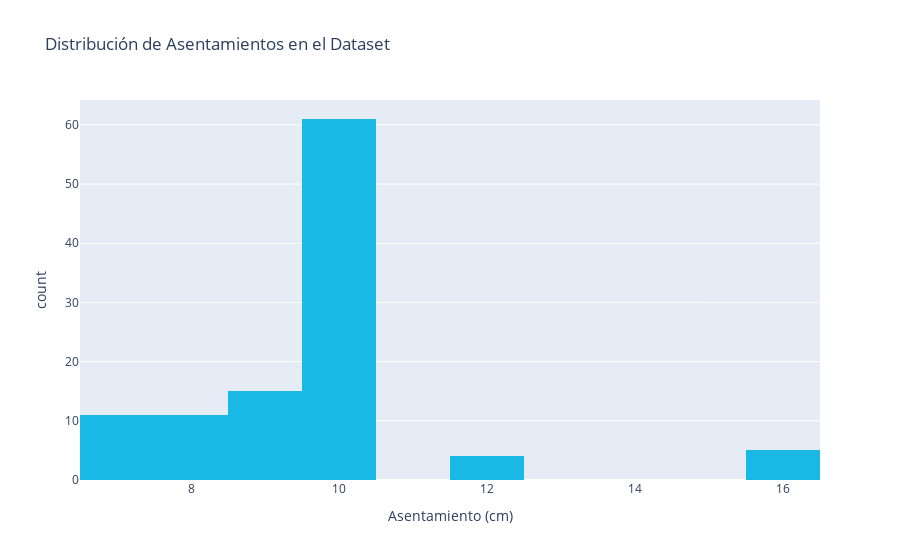
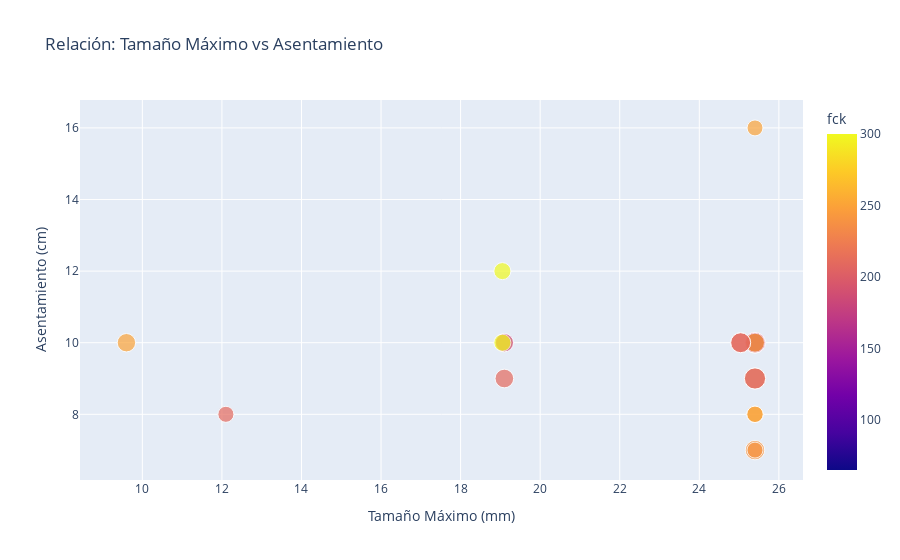
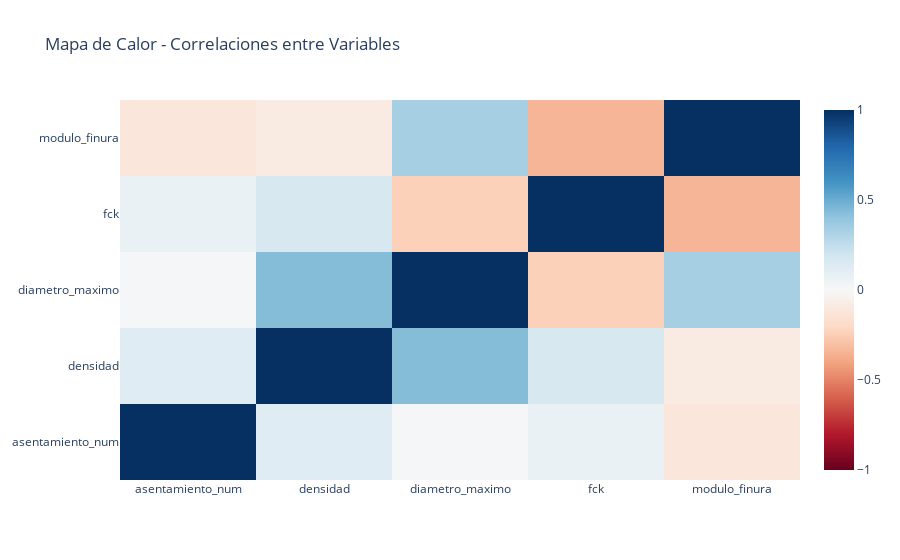

Write notebook code for charts like these, in order.
### Code cell
import pandas as pd
import numpy as np
import matplotlib.pyplot as plt
import seaborn as sns
from sklearn.model_selection import train_test_split
from sklearn.linear_model import LinearRegression
from sklearn.tree import DecisionTreeRegressor
from sklearn.ensemble import RandomForestRegressor
from sklearn.metrics import mean_absolute_error, r2_score
import plotly.express as px
import plotly.graph_objects as go
from plotly.subplots import make_subplots

# Importar nuestras funciones personalizadas
from funciones_calculohormigon import *

df=pd.read_csv('datos_lab_mejor.csv')

#preparar los datos para machine learning
#def preparar_datos(df):
#    '''
#    '''
#    df_ml=df.copy()
#    df_ml['asentamiento_num']=df_ml['asentamiento'].apply(procesar_asentamiento_str)

# Función para preparar datos para machine learning
def preparar_datos_ml(df):
    """
    Prepara el dataset para entrenar modelos de ML
    """
    # Filtrar solo datos relevantes para predicción
    df_ml = df.copy()
    
    # Limpiar asentamiento 
    df_ml['asentamiento_num'] = df_ml['asentamiento'].apply(procesar_asentamiento_str)
    
    # Filtrar filas con asentamiento válido
    df_ml = df_ml[df_ml['asentamiento_num'].notna()]
    
    # Seleccionar características para el modelo
    caracteristicas = ['densidad', 'peso_suelto', 'peso_compactado', 'diametro_maximo', 'fck', 'modulo_finura']
    
    # Crear dataset final para ML
    X = df_ml[caracteristicas].fillna(0)  # Llenar NaN con 0
    y = df_ml['asentamiento_num']
    
    print(f"DATOS LISTOS PARA ML:")
    print(f"   - Muestras: {len(X)}")
    print(f"   - Características: {list(X.columns)}")
    print(f"   - Rango asentamiento: {y.min():.1f} - {y.max():.1f} cm")
    
    return X, y, df_ml

# Preparar datos
X, y, df_ml = preparar_datos_ml(df)

# Mostrar distribución de asentamiento
print("\n📈 DISTRIBUCIÓN DE ASENTAMIENTO:")
print(y.describe())

# GRÁFICO 1: Distribución de asentamientos
fig1 = px.histogram(df_ml, x='asentamiento_num', 
                   title='Distribución de Asentamientos en el Dataset',
                   labels={'asentamiento_num': 'Asentamiento (cm)'},
                   color_discrete_sequence=["#19B9E5"])
fig1.show()



# Reemplazar NaN en modulo_finura con un valor por defecto (promedio)
modulo_finura_promedio = df_ml['modulo_finura'].mean()
df_ml_clean = df_ml.copy()
df_ml_clean['modulo_finura'] = df_ml_clean['modulo_finura'].fillna(modulo_finura_promedio)

print(f"   - NaN en modulo_finura: {df_ml['modulo_finura'].isna().sum()} → 0")
print(f"   - Valor promedio usado: {modulo_finura_promedio:.2f}")

#GRÁFICO 2: Asentamiento vs Tamaño Máximo - CON DATOS LIMPIOS
fig2 = px.scatter(df_ml_clean, x='diametro_maximo', y='asentamiento_num',
                 title='Relación: Tamaño Máximo vs Asentamiento',
                 labels={'diametro_maximo': 'Tamaño Máximo (mm)', 
                        'asentamiento_num': 'Asentamiento (cm)'},
                 color='fck', 
                 size='modulo_finura',
                 hover_data=['material'],
                 size_max=15)  # Limitar tamaño máximo

fig2.show()
#GRÁFICO 3: Mapa de calor de correlaciones
corr_matrix = df_ml[['asentamiento_num', 'densidad', 'diametro_maximo', 'fck', 'modulo_finura']].corr()

fig3 = go.Figure(data=go.Heatmap(
                   z=corr_matrix.values,
                   x=corr_matrix.columns,
                   y=corr_matrix.columns,
                   colorscale='RdBu',
                   zmin=-1, zmax=1,
                   hoverongaps=False))
fig3.update_layout(title='Mapa de Calor - Correlaciones entre Variables')
fig3.show()

### Figure 1 — Plotly figure (JSON) as saved in the notebook; plotly's stock layout.template omitted (floating-point values rounded to 4 significant figures)
{"data": [{"bingroup": "x", "hovertemplate": "Asentamiento (cm)=%{x}<br>count=%{y}<extra></extra>", "legendgroup": "", "marker": {"color": "#19B9E5", "pattern": {"shape": ""}}, "name": "", "orientation": "v", "showlegend": false, "type": "histogram", "x": [9.0, 9.0, 9.0, 9.0, 9.0, 8.0, 8.0, 8.0, 10.0, 10.0, 10.0, 10.0, 10.0, 10.0, 10.0, 8.0, 8.0, 8.0, 8.0, 10.0, 10.0, 10.0, 10.0, 10.0, 8.0, 8.0, 8.0, 8.0, 10.0, 10.0, 10.0, 10.0, 10.0, 10.0, 10.0, 10.0, 10.0, 10.0, 10.0, 10.0, 10.0, 10.0, 9.0, 9.0, 9.0, 9.0, 9.0, 9.0, 9.0, 16.0, 16.0, 16.0, 16.0, 16.0, 9.0, 9.0, 9.0, 7.0, 7.0, 7.0, 7.0, 7.0, 7.0, 7.0, 7.0, 7.0, 7.0, 7.0, 10.0, 10.0, 10.0, 10.0, 10.0, 10.0, 10.0, 10.0, 10.0, 10.0, 10.0, 10.0, 10.0, 10.0, 10.0, 10.0, 10.0, 10.0, 10.0, 12.0, 12.0, 12.0, 12.0, 10.0, 10.0, 10.0, 10.0, 10.0, 10.0, 10.0, 10.0, 10.0, 10.0, 10.0, 10.0, 10.0, 10.0, 10.0, 10.0], "xaxis": "x", "yaxis": "y"}], "layout": {"barmode": "relative", "legend": {"tracegroupgap": 0}, "title": {"text": "Distribución de Asentamientos en el Dataset"}, "xaxis": {"anchor": "y", "domain": [0, 1], "title": {"text": "Asentamiento (cm)"}}, "yaxis": {"anchor": "x", "domain": [0, 1], "title": {"text": "count"}}}}

### Figure 2 — Plotly figure (JSON) as saved in the notebook; plotly's stock layout.template omitted (floating-point values rounded to 4 significant figures)
{"data": [{"customdata": [["Cemento CPII-- F32 Yguazu"], ["Arena lavada"], ["Triturada 5ta"], ["Triturada 4ta"], ["Triturada 4ta, Triturada 5ta"], ["Cemento CP-C32 Yguazu"], ["Arena lavada"], ["Triturada 5ta"], ["Cemento CPlV-32"], ["Arena lavada"], ["Triturada 4ta"], ["Cemento Yguazú CPll-C32"], ["Arena lavada"], ["Triturada 5ta"], ["Triturada 4ta"], ["Cemento CP-C-32 Iguazú"], ["Arena lavada"], ["Triturada 5ta"], ["Triturada 4ta"], ["Cemento CPlV-32"], ["Arena lavada"], ["Triturada 4ta"], ["Arena lavada"], ["Triturada 4ta"], ["Cemento CPII-C40 Yguazu"], ["Arena lavada"], ["Triturada 5ta"], ["Triturada 4ta"], ["Cemento CPlV-32"], ["Arena lavada"], ["Triturada 4ta"], ["Triturada 6ta"], ["Cemento CPlV-32"], ["Arena lavada"], ["Triturada 4ta"], ["Triturada 6ta"], ["Cemento CPlV-32"], ["Arena lavada"], ["Triturada 4ta"], ["Arena lavada"], ["Triturada 5ta"], ["Plastinclair 500"], ["Cemento CP lV-32"], ["Arena lavada"], ["Triturada 6ta"], ["Triturada 5ta"], ["Triturada 4ta"], ["Arena Lavada"], ["Triturada 4ta Triturada 5ta"], ["Cemento CPV-ARI"], ["Arena lavada"], ["Triturada 5ta"], ["Triturada 4ta"], ["V-20H"], ["Cemento"], ["Arena lavada"], ["Triturada 5ta"], ["Cemento CPlV-32"], ["Arena lavada"], ["Triturada 5ta"], ["Triturada 4ta"], ["Triturada  4ta"], ["Cemento CPV-ARI"], ["Arena lavada"], ["Triturada 5ta"], ["Triturada 4ta"], ["Triturada  4ta"], ["V-20H"], ["Cemento PZ"], ["Arena lavada"], ["Triturada 5ta"], ["Triturada 4ta"], ["Triturada  4ta"], ["Cemento PZ"], ["Arena lavada"], ["Triturada 5ta"], ["Triturada 4ta"], ["Triturada  4ta"], ["Cemento Cecón  CP-32"], ["Arena lavada"], ["Triturada 5ta"], ["Triturada 4ta"], ["Triturada  4ta"], ["Cemento Cecón  CP-32"], ["Arena lavada"], ["Triturada 5ta"], ["Triturada 4ta"], ["Cemento Cecón  CP-32"], ["Arena lavada"], ["Triturada 5ta"], ["Triturada  5ta"], ["Cemento Cecón  CP-32"], ["Arena lavada"], ["Triturada 5ta"], ["Triturada  5ta"], ["Cemento CPIV-32 Pz"], ["Arena lavada"], ["Triturada 6ta"], ["Triturada 5ta"], ["Triturada 4ta"], ["Triturada  4ta"], ["Cemento CPIV-32 Pz"], ["Arena lavada"], ["Triturada 6ta"], ["Triturada 5ta"], ["Triturada 4ta"], ["Triturada  4ta"]], "hovertemplate": "Tamaño Máximo (mm)=%{x}<br>Asentamiento (cm)=%{y}<br>modulo_finura=%{marker.size}<br>material=%{customdata[0]}<br>fck=%{marker.color}<extra></extra>", "legendgroup": "", "marker": {"color": [250, 250, 250, 250, 250, 210, 210, 210, 150, 150, 150, 300, 300, 300, 300, 250, 250, 250, 250, 250, 250, 250, 250, 250, 250, 250, 250, 250, 180, 180, 180, 180, 65, 65, 65, 65, 180, 180, 180, 250, 250, 250, 200, 200, 200, 200, 200, 200, 200, 250, 250, 250, 250, 250, 210, 210, 210, 240, 240, 240, 240, 240, 240, 240, 240, 240, 240, 240, 210, 210, 210, 210, 210, 180, 180, 180, 180, 180, 250, 250, 250, 250, 250, 250, 250, 250, 250, 300, 300, 300, 300, 300, 300, 300, 300, 210, 210, 210, 210, 210, 210, 210, 210, 210, 210, 210, 210], "coloraxis": "coloraxis", "size": [2.69, 2.69, 2.69, 2.69, 2.69, 1.55, 1.55, 1.55, 2.03, 2.03, 2.03, 1.63, 1.63, 1.63, 1.63, 1.62, 1.62, 1.62, 1.62, 2.03, 2.03, 2.03, 2.03, 2.03, 1.62, 1.62, 1.62, 1.62, 2.03, 2.03, 2.03, 2.03, 2.03, 2.03, 2.03, 2.03, 2.03, 2.03, 2.03, 2.03, 2.03, 2.03, 2.7, 2.7, 2.7, 2.7, 2.7, 2.7, 2.7, 1.53, 1.53, 1.53, 1.53, 1.53, 2.09, 2.09, 2.09, 2.28, 2.28, 2.28, 2.28, 2.28, 1.53, 1.53, 1.53, 1.53, 1.53, 1.53, 2.58, 2.58, 2.58, 2.58, 2.58, 2.58, 2.58, 2.58, 2.58, 2.58, 2.17, 2.17, 2.17, 2.17, 2.17, 2.17, 2.17, 2.17, 2.17, 1.75, 1.75, 1.75, 1.75, 1.75, 1.75, 1.75, 1.75, 2.39, 2.39, 2.39, 2.39, 2.39, 2.39, 2.39, 2.39, 2.39, 2.39, 2.39, 2.39], "sizemode": "area", "sizeref": 0.012, "symbol": "circle"}, "mode": "markers", "name": "", "orientation": "v", "showlegend": false, "type": "scatter", "x": [NaN, NaN, NaN, NaN, 25.4, NaN, NaN, 12.1, NaN, NaN, 25.4, NaN, NaN, NaN, 19.1, NaN, NaN, NaN, 25.4, NaN, NaN, 25.4, NaN, 25.4, NaN, NaN, 25.4, NaN, NaN, NaN, 25.4, NaN, NaN, NaN, 25.4, NaN, NaN, NaN, 19.1, NaN, 9.6, NaN, NaN, NaN, NaN, NaN, NaN, NaN, 25.4, NaN, NaN, NaN, 25.4, NaN, NaN, NaN, 19.1, NaN, NaN, NaN, NaN, 25.4, NaN, NaN, NaN, NaN, 25.4, NaN, NaN, NaN, NaN, NaN, 25.4, NaN, NaN, NaN, NaN, 25.4, NaN, NaN, NaN, NaN, 25.4, NaN, NaN, NaN, NaN, NaN, NaN, NaN, 19.05, NaN, NaN, NaN, 19.05, NaN, NaN, NaN, NaN, NaN, 25.04, NaN, NaN, NaN, NaN, NaN, 25.04], "xaxis": "x", "y": [9.0, 9.0, 9.0, 9.0, 9.0, 8.0, 8.0, 8.0, 10.0, 10.0, 10.0, 10.0, 10.0, 10.0, 10.0, 8.0, 8.0, 8.0, 8.0, 10.0, 10.0, 10.0, 10.0, 10.0, 8.0, 8.0, 8.0, 8.0, 10.0, 10.0, 10.0, 10.0, 10.0, 10.0, 10.0, 10.0, 10.0, 10.0, 10.0, 10.0, 10.0, 10.0, 9.0, 9.0, 9.0, 9.0, 9.0, 9.0, 9.0, 16.0, 16.0, 16.0, 16.0, 16.0, 9.0, 9.0, 9.0, 7.0, 7.0, 7.0, 7.0, 7.0, 7.0, 7.0, 7.0, 7.0, 7.0, 7.0, 10.0, 10.0, 10.0, 10.0, 10.0, 10.0, 10.0, 10.0, 10.0, 10.0, 10.0, 10.0, 10.0, 10.0, 10.0, 10.0, 10.0, 10.0, 10.0, 12.0, 12.0, 12.0, 12.0, 10.0, 10.0, 10.0, 10.0, 10.0, 10.0, 10.0, 10.0, 10.0, 10.0, 10.0, 10.0, 10.0, 10.0, 10.0, 10.0], "yaxis": "y"}], "layout": {"coloraxis": {"colorbar": {"title": {"text": "fck"}}, "colorscale": [[0, "#0d0887"], [0.1111, "#46039f"], [0.2222, "#7201a8"], [0.3333, "#9c179e"], [0.4444, "#bd3786"], [0.5556, "#d8576b"], [0.6667, "#ed7953"], [0.7778, "#fb9f3a"], [0.8889, "#fdca26"], [1, "#f0f921"]]}, "legend": {"itemsizing": "constant", "tracegroupgap": 0}, "title": {"text": "Relación: Tamaño Máximo vs Asentamiento"}, "xaxis": {"anchor": "y", "domain": [0, 1], "title": {"text": "Tamaño Máximo (mm)"}}, "yaxis": {"anchor": "x", "domain": [0, 1], "title": {"text": "Asentamiento (cm)"}}}}

### Figure 3 — Plotly figure (JSON) as saved in the notebook; plotly's stock layout.template omitted (floating-point values rounded to 4 significant figures)
{"data": [{"colorscale": [[0, "rgb(103,0,31)"], [0.1, "rgb(178,24,43)"], [0.2, "rgb(214,96,77)"], [0.3, "rgb(244,165,130)"], [0.4, "rgb(253,219,199)"], [0.5, "rgb(247,247,247)"], [0.6, "rgb(209,229,240)"], [0.7, "rgb(146,197,222)"], [0.8, "rgb(67,147,195)"], [0.9, "rgb(33,102,172)"], [1, "rgb(5,48,97)"]], "hoverongaps": false, "type": "heatmap", "x": ["asentamiento_num", "densidad", "diametro_maximo", "fck", "modulo_finura"], "y": ["asentamiento_num", "densidad", "diametro_maximo", "fck", "modulo_finura"], "z": [[1.0, 0.1263, 0.01253, 0.07016, -0.1185], [0.1263, 1.0, 0.434, 0.1669, -0.08885], [0.01253, 0.434, 1.0, -0.2367, 0.3369], [0.07016, 0.1669, -0.2367, 1.0, -0.3401], [-0.1185, -0.08885, 0.3369, -0.3401, 1.0]], "zmax": 1, "zmin": -1}], "layout": {"title": {"text": "Mapa de Calor - Correlaciones entre Variables"}}}
